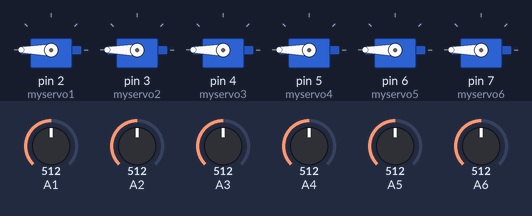
A sketch run on a simulated Arduino Nano, built with avr-gcc and run on an emulated ATmega328P. On the bench: 6 × servo. The inputs (shaded band) are chosen by the test bench; at power-on: A4 = 512, A1 = 512, A2 = 512, A3 = 512, A5 = 512, A6 = 512. What the sketch prints to the serial monitor is not drawn.

Above: at 1.2 s.
1.3 s: A4 set to 237
4.3 s: A4 set to 205
At 5.3 s:
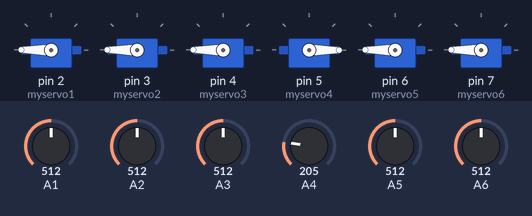
5.8 s: A1 set to 182
8.8 s: A1 set to 155
At 9.8 s:
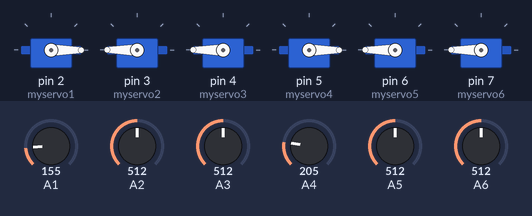
10.4 s: A2 set to 202
13.4 s: A2 set to 177
At 14.0 s:
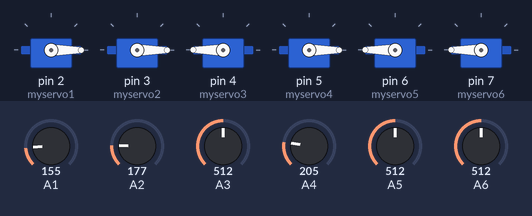
Timing chart, 0 to 15.9 s (numbered marks = the images above; inputs shaded):
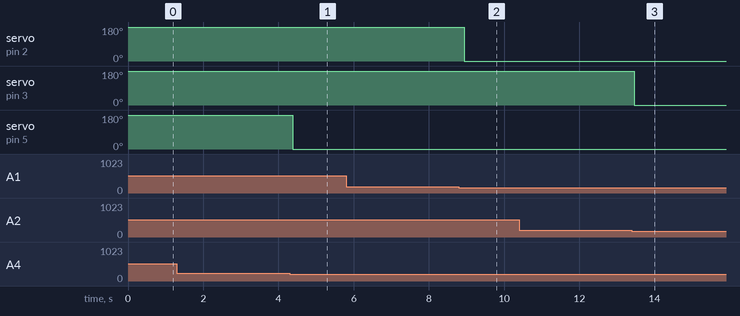

The sketch:

Robot_Hand.ino
```cpp
#include <Servo.h> //서보 모터 라이브러리
#include <SoftwareSerial.h> // 블루투스 라이브러리


SoftwareSerial mySerial(12, 13); // RX, TX

Servo myservo1; //엄지 모터
Servo myservo2; //검지 모터
Servo myservo3; //중지 모터
Servo myservo4; //약지 모터
Servo myservo5; //소지 모터
Servo myservo6; //손바닥 모터

int control = 0; //블루투스,플렉스센서 구분

int flexValue1; //엄지 플렉스
int flexValue2; //검지 플렉스
int flexValue3; //중지 플렉스
int flexValue4; //약지 플렉스
int flexValue5; //소지 플렉스
int flexValue6; //손바닥 플렉스

int mc1;
int mc2;
int mc3;
int mc4;
int mc5;
int mc6;


void setup() {
  myservo1.attach(2);
  myservo1.write(180);

  myservo2.attach(3);
  myservo2.write(180);

  myservo3.attach(4);
  myservo3.write(180);

  myservo4.attach(5);
  myservo4.write(180);

  myservo5.attach(6);
  myservo5.write(180);

  myservo6.attach(7);
  myservo6.write(180);

  Serial.begin(9600);
  mySerial.begin(9600);
}

void loop()
{

//----------- 앱인벤터----------------------------------
  if (mySerial.available())
  {
    control = 1; //플렉스 Disable
    char i = mySerial.read();
    switch (i)
    {

      case 'a':
        myservo1.write(0); //엄지 접기
        break;

      case '1':
        myservo1.write(180); //엄지 펴기
        control = 0;
        break;

      case 'b':
        myservo2.write(0); //검지 접기
        break;

      case '2':
        myservo2.write(180); //검지 펴기
        control = 0;
        break;

      case 'c':
        myservo3.write(0); //중지 접기
        break;

      case '3':
        myservo3.write(180); //중지 펴기
        control = 0;
        break;

      case 'd':
        myservo4.write(0); //약지 접기
        break;

      case '4':
        myservo4.write(180); //약지 펴기
        control = 0;
        break;

      case 'e':
        myservo5.write(0); //소지 접기
        break;

      case '5':
        myservo5.write(180); //소지 펴기
        control = 0;
        break;

      case 'f': //전체 접기
        myservo1.write(0);
        myservo6.write(90);
        myservo2.write(0);
        myservo3.write(0);
        //delay(300);
        myservo4.write(0);
        myservo5.write(0);

        break;
      case '6': //전체 펴기
        myservo1.write(180);
        myservo2.write(180);
        myservo3.write(180);
        myservo4.write(180);
        myservo5.write(180);
        myservo6.write(180);
        control = 0;
        break;
        }

  }

  if (control == 0) //플렉스 Enable
  {
    flexValue1 = analogRead(A1); //엄지 flex
    flexValue2 = analogRead(A2); //검지 flex
    flexValue3 = analogRead(A3); //중지 flex
    flexValue4 = analogRead(A4); //약지 flex
    flexValue5 = analogRead(A5); //소지 flex
    flexValue6 = analogRead(A6); //손바닥 flex

//---------------아날로그 값 범위 설정--------------------------------
    if (flexValue1 < 172)
      mc1 = 0;
    else
      mc1 = 180;

    if (flexValue2 < 190)
    {
      mc2 = 0;

    }
    else
      mc2 = 180;

    if (flexValue3 < 180)
      mc3 = 0;
    else
      mc3 = 180;

    if (flexValue4 < 220)
      mc4 = 0;
    else
      mc4 = 180;

    if (flexValue5 < 170)
      mc5 = 0;
    else
      mc5 = 180;

    if (flexValue6 < 120)
      mc6 = 90;
    else
      mc6 = 180;
//------------------------------------------------------------------

//---------------서보 모터 제어--------------------------------
    myservo1.write(mc1); //엄지
    myservo2.write(mc2); //검지
    myservo3.write(mc3); //중지
    myservo4.write(mc4); //약지
    myservo5.write(mc5); //소지
    myservo6.write(mc6); //손바닥
//----------------------------------------------------------------

//-------------아날로그 값, 서보모터 각도 모니터링--------------------------
    Serial.print("flex1: ");
    Serial.print(flexValue1);
    Serial.print("    ");
    Serial.print("엄지각도: ");
    Serial.print(mc1);
    Serial.print("    ");

    Serial.print("flex2: ");
    Serial.print(flexValue2);
    Serial.print("    ");
    Serial.print("검지각도: ");
    Serial.print(mc2);
    Serial.print("    ");

    Serial.print("flex3: ");
    Serial.print(flexValue3);
    Serial.print("    ");
    Serial.print("중지각도: ");
    Serial.print(mc3);
    Serial.print("    ");

    Serial.print("flex4: ");
    Serial.print(flexValue4);
    Serial.print("    ");
    Serial.print("약지각도: ");
    Serial.print(mc4);
    Serial.print("    ");

    Serial.print("flex5: ");
    Serial.print(flexValue5);
    Serial.print("    ");
    Serial.print("소지각도: ");

    Serial.print(mc5);
    Serial.print("    ");

    Serial.print("flex6: ");
    Serial.print(flexValue6);
    Serial.print("    ");
    Serial.print("손바닥각도: ");
    Serial.println(mc6);


    delay(50);
  }


}
```

Measured:
- the behaviour switches between 220 and 219 on A4 (found by bisection; images 0 and 1)
- the behaviour switches between 172 and 171 on A1 (found by bisection; images 1 and 2)
- the behaviour switches between 190 and 189 on A2 (found by bisection; images 2 and 3)
- after the input at 1.3 s, every drawn part: stays the same
- after the input at 4.3 s, servo on pin 5 (myservo4): 180° → 0° after 0.07 s
- after the input at 5.8 s, every drawn part: stays the same
- after the input at 8.8 s, servo on pin 2 (myservo1): 180° → 0° after 0.14 s
- after the input at 10.4 s, every drawn part: stays the same
- after the input at 13.4 s, servo on pin 3 (myservo2): 180° → 0° after 0.06 s
